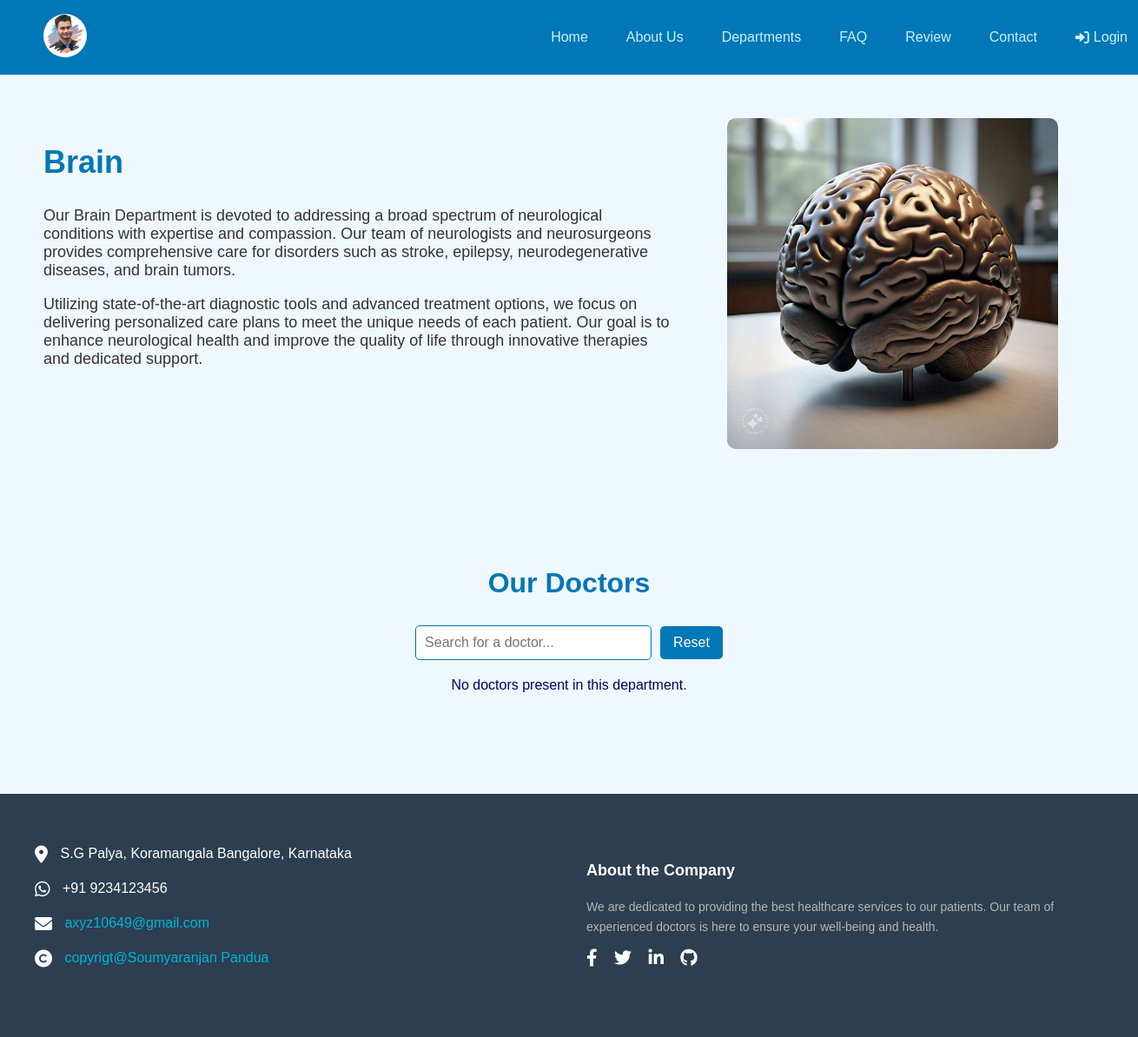
The page /department/Brain/ on the database its author committed.
### website/models.py (models this page shows, shortened)
class WebsiteContent(models.Model):
    title = models.CharField(max_length=100, default="Doctor Appointment System")
    favicon = models.ImageField(upload_to='images/', default='images/favicon.ico')
    logo_image = models.ImageField(upload_to='images/', default='images/manas.jpg')
    home_image = models.ImageField(upload_to='images/', default='images/doctor.jpg')
    about_image = models.ImageField(upload_to='images/', default='images/about.jpg')
    teeth_image = models.ImageField(upload_to='images/', default='images/teeth.jpeg')
    faq_image = models.ImageField(upload_to='images/', default='images/faq.png')
    address_line1 = models.CharField(max_length=255, default="S.G Palya, Koramangala")
    address_line2 = models.CharField(max_length=255, default="Bangalore, Karnataka")
    phone_number = models.CharField(max_length=20, default="+91 9234123456")
    email = models.EmailField(default="axyz10649@gmail.com")
    copyright_text = models.CharField(max_length=255, default="copyrigt@Soumyaranjan Pandua")
    about_text = models.TextField(default="We are dedicated to providing the best healthcare services to our patients. Our team of experienced doctors is here to ensure your well-being and health.")
    domain = models.CharField(max_length=255, blank=True, null=True)

class Department(models.Model):
    name = models.CharField(max_length=100)
    image = models.ImageField(upload_to='images/')
    url = models.URLField(max_length=200)

### website/views.py (the view)
# urls.py: path('department/<str:department_name>/', department_detail_view, name='department_detail'),
def department_detail_view(request, department_name):
    content = WebsiteContent.objects.first()
    department = get_object_or_404(Department, name__iexact=department_name)
    doctors = DoctorProfile.objects.filter(department=department)
    return render(request, f"{department_name.lower()}_department.html", {
        'content': content,
        'department': department,
        'doctors': doctors,
    })

### website/templates/brain_department.html (shortened to what this page needs)
{% load static %}
<!DOCTYPE html>
<html lang="en">
<head>
  <link rel="stylesheet" type="text/css" href="{% static 'css/websitecss/styles.css' %}">
  <link rel="stylesheet" href="https://cdnjs.cloudflare.com/ajax/libs/font-awesome/6.0.0-beta3/css/all.min.css">
</head>
<body>
  <header>
    <nav class="navbar">
      <div class="logo">
        <img src="{% if content.logo_image %}{{ content.logo_image.url }}{% else %}{% static 'images/default_logo.png' %}{% endif %}" alt="Doctor Appointment Logo">
      </div>
      <ul class="nav-links">
        <li><a href="#home">Home</a></li>
        <li><a href="#about">About Us</a></li>
        <li><a href="#departments">Departments</a></li>
        <li><a href="#faq-section">FAQ</a></li>
        <li><a href="#testimonial-section">Review</a></li>
        <li><a href="#contact">Contact</a></li>
        <li class="profile-menu">
          {% if request.session.user_id %}
              <a href="#">
                  <i class="fas fa-user-circle"></i> {{ request.session.user_name }}
              </a>
              <ul class="dropdown-menu">
                  {% if request.session.role == 'admin' %}
                      <li><a href="{% url 'admin_dashboard' %}">My Profile</a></li>
                  {% elif request.session.role == 'doctor' %}
                      <li><a href="{% url 'doctor_dashboard' %}">My Profile</a></li>
                  {% elif request.session.role == 'patient' %}
                      <li><a href="{% url 'patient_profile' %}">My Profile</a></li>
                  {% endif %}
                  <hr>
                  <li><a href="{% url 'logout' %}">Log Out</a></li>
              </ul>
          {% else %}
              <a href="#">
                  <i class="fas fa-sign-in-alt"></i> Login
              </a>
          {% endif %}
      </li>
      </ul>
    </nav>
  </header>
  <section class="department-details">
    <div class="department-content">
      <div class="department-info">
        <h1>{{ department.name }}</h1>
        <p>Our Brain Department is devoted to addressing a broad spectrum of neurological conditions with expertise and compassion. Our team of neurologists and neurosurgeons provides comprehensive care for disorders such as stroke, epilepsy, neurodegenerative diseases, and brain tumors. </p>
        <p>Utilizing state-of-the-art diagnostic tools and advanced treatment options, we focus on delivering personalized care plans to meet the unique needs of each patient. Our goal is to enhance neurological health and improve the quality of life through innovative therapies and dedicated support.</p>
      </div>
      <div class="department-image">
        <img src="{{ department.image.url }}" alt="{{ department.name }}">
      </div>
    </div>
    <section class="doctors">
      <h1>Our Doctors</h1>
      <div class="search-container">
        <input type="text" id="doctor-search" placeholder="Search for a doctor...">
        <button id="reset-search">Reset</button>
      </div>
      {% if doctors %}
        <div class="doctors-container">
          {% for doctor in doctors %}
          <div class="doctor-card">
            <div class="doctor-image">
              <img src="{{ doctor.profile_image.url }}" alt="{{ doctor.get_full_name }}">
            </div>
            <div class="doctor-info">
              <h3>{{ doctor.get_full_name }}</h3>
              <p>{{ doctor.specialization }}</p>
              <p><strong>Qualification:</strong> {{ doctor.qualification }}</p>
              <div class="doctor-buttons">
                <a href="" class="button">Read More</a>
                <a href="#make-appointment" class="button">Make Appointment</a>
              </div>
            </div>
          </div>
          {% endfor %}
        </div>
      {% else %}
        <p>No doctors present in this department.</p>
      {% endif %}
    </section>
  </section>
  <footer class="footer">
    <div class="footer-container">
      <div class="footer-section contact-info">
        <div class="contact-item">
          <i class="fas fa-map-marker-alt"></i>
          <span>{{ content.address_line1 }}</span>
          <span>{{ content.address_line2 }}</span>
        </div>
        <div class="contact-item">
          <i class="fa-brands fa-whatsapp"></i>
          <span>{{ content.phone_number }}</span>
        </div>
        <div class="contact-item">
          <i class="fas fa-envelope"></i>
          <span><a href="mailto:{{ content.email }}">{{ content.email }}</a></span>
        </div>
        <div class="contact-item">
          <i class="fa-solid fa-copyright"></i>
          <span><a href="#">{{ content.copyright_text }}</a></span>
        </div>
      </div>
      <div class="footer-section about">
        <h3>About the Company</h3>
        <p>{{ content.about_text }}</p>
        <div class="social">
          <a href="#"><i class="fab fa-facebook-f"></i></a>
          <a href="#"><i class="fab fa-twitter"></i></a>
          <a href="#"><i class="fab fa-linkedin-in"></i></a>
          <a href="#"><i class="fab fa-github"></i></a>
        </div>
      </div>
    </div>
  </footer>
</body>
</html>

### static/css/websitecss/styles.css (style rules this page uses)
body { font-family: 'Roboto', sans-serif; margin: 0; padding: 0; box-sizing: border-box; color: #03045e; background-color: #caf0f8; overflow-x: hidden; }
header { background-color: #0077b6; padding: 10px 50px; position: sticky; top: 0; z-index: 1000; }
.navbar { display: flex; justify-content: space-between; align-items: center; }
.navbar .logo img { width: 50px; height: 50px; border-radius: 50%; }
.navbar .nav-links { list-style: none; display: flex; align-items: center; gap: 20px; }
.navbar .nav-links li a { text-decoration: none; color: #caf0f8; font-weight: 500; padding: 8px 12px; transition: background-color 0.3s ease; }
.navbar .profile-menu { position: relative; padding-right: 50px; }
.navbar .profile-menu a { display: flex; align-items: center; }
.navbar .profile-menu i { margin-right: 5px; }
header { position: sticky; top: 0; width: 100%; z-index: 1000; }
.footer { background-color: #2c3e50; color: #ffffff; padding: 40px 20px; }
.footer-container { display: flex; justify-content: space-between; flex-wrap: wrap; }
.footer-section { flex: 1; margin: 20px; }
.contact-info .contact-item { margin-bottom: 20px; font-size: 16px; }
.contact-info .contact-item i { font-size: 20px; margin-right: 10px; vertical-align: middle; }
.about h3 { margin-bottom: 20px; font-size: 18px; color: #ffffff; }
.about p { font-size: 14px; line-height: 1.6; color: #b5b5b5; }
.social a { margin-right: 15px; color: #ffffff; font-size: 20px; text-decoration: none; }
.department-details { padding: 50px; background-color: #f0f8ff; }
.department-content { display: flex; justify-content: space-between; margin-bottom: 50px; }
.department-info { width: 60%; }
.department-info h1 { font-size: 36px; color: #0077b6; }
.department-info p { font-size: 18px; color: #333; }
.department-image { width: 35%; }
.department-image img { width: 90%; height: auto; border-radius: 10px; }
.search-container { display: flex; align-items: center; margin-bottom: 20px; justify-content: center; }
#doctor-search { padding: 10px; font-size: 16px; border: 1px solid #0077b6; border-radius: 5px; width: 250px; margin-right: 10px; }
#reset-search { padding: 10px 15px; font-size: 16px; background-color: #0077b6; color: white; border: none; border-radius: 5px; cursor: pointer; transition: background-color 0.3s ease; }
.doctors { padding: 50px; background-color: #f0f8ff; text-align: center; }
.doctors h1 { font-size: 2rem; color: #0077b6; margin-bottom: 30px; }
body { font-family: Arial, sans-serif; margin: 0; padding: 0; background-color: #f0f8ff; }
h2, h3 { color: #0077b6; margin-bottom: 10px; }
.contact-item a { color: #00b4d8; text-decoration: none; }

### rows shown on the page
WebsiteContent: logo_image (picture), address_line1 "S.G Palya, Koramangala", address_line2 "Bangalore, Karnataka", phone_number "+91 9234123456", email "axyz10649@gmail.com", copyright_text "copyrigt@Soumyaranjan Pandua", about_text "We are dedicated to providing the best healthcare services to our patients. Our team of experienced doctors is here to ensure your well-being and health."
Department: name "Brain", image (picture)
